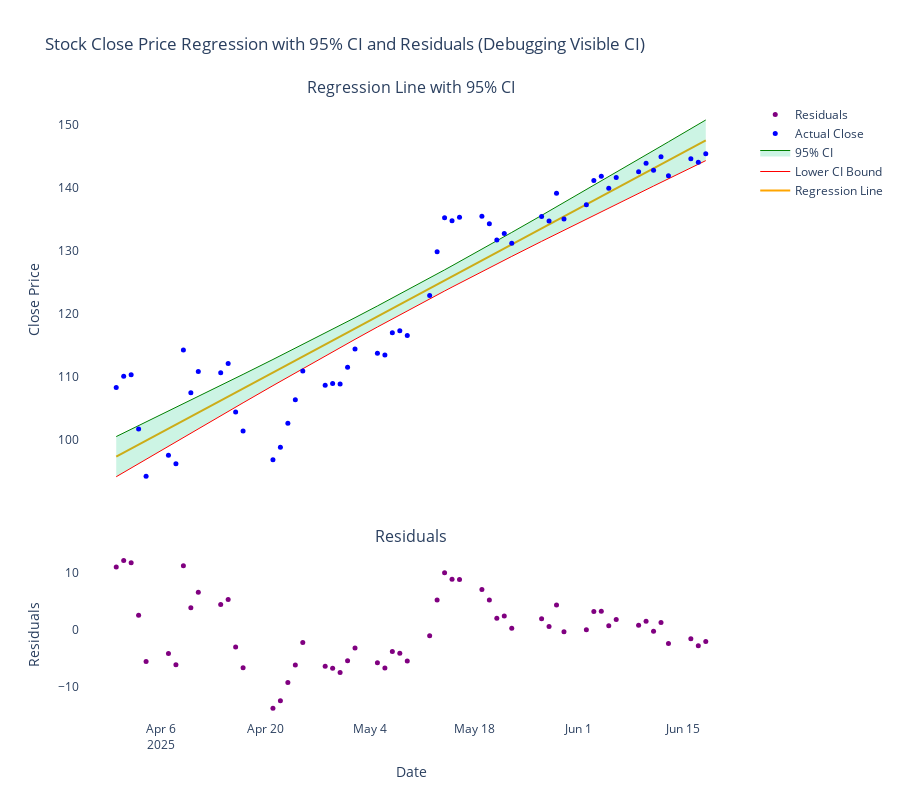

Here is the notebook cell this chart was saved with:
### Code cell
import plotly.graph_objects as go
import plotly.subplots as sp
# Assuming df_filtered, y, y_pred, lower, upper, and residuals are already defined
# Example mock data for demonstration if not already defined:
# import pandas as pd
# import numpy as np
# np.random.seed(42) # for reproducibility
# dates = pd.to_datetime(pd.date_range('2023-01-01', periods=100, freq='D'))
# x_vals = np.arange(100)
# y_pred = 50 + 0.5 * x_vals + 10 * np.sin(x_vals / 10) # Your regression line data
# std_error = 5 # Example standard error for CI calculation
# z_score = 1.96 # For 95% confidence interval
# lower = y_pred - z_score * std_error
# upper = y_pred + z_score * std_error
# y = y_pred + np.random.randn(100) * 5 # Simulate actual data with some noise
# residuals = y - y_pred
# df_filtered = pd.DataFrame({'date': dates}) # Ensure df_filtered has 'date' column


fig = sp.make_subplots(
    rows=2, cols=1, shared_xaxes=True,
    row_heights=[0.7, 0.3],
    vertical_spacing=0.08,
    subplot_titles=("Regression Line with 95% CI", "Residuals")
)

# --- Main Plot (Row 1, Col 1) ---

# 1. Add the Regression Line.
fig.add_trace(go.Scatter(
    x=df_filtered['date'], y=y_pred, mode='lines',
    name='Regression Line', line=dict(color='orange')
), row=1, col=1)

# --- 95% CI Band (Now Visible for Debugging!) ---

# 2. Add lower bound (NOW VISIBLE).
fig.add_trace(go.Scatter(
    x=df_filtered['date'],
    y=lower,
    mode='lines',
    line=dict(color='red', width=1), # Changed to red for visibility
    name='Lower CI Bound', # Give it a name for legend
    showlegend=True, # Show in legend
    hoverinfo="all" # Show hover info
), row=1, col=1)

# 3. Add upper bound (NOW VISIBLE, with fill).
fig.add_trace(go.Scatter(
    x=df_filtered['date'],
    y=upper,
    mode='lines',
    line=dict(color='green', width=1), # Changed to green for visibility
    fill='tonexty', # This should still try to fill
    fillcolor='rgba(0,200,120,0.20)',  # Green shade, adjust opacity as desired
    name='95% CI', # This name will appear in the legend for the filled area
    hoverinfo="all", # Show hover info for this line
    showlegend=True # Show legend entry for the filled area (both line and fill)
), row=1, col=1)

# 4. Add Actual Close points.
fig.add_trace(go.Scatter(
    x=df_filtered['date'], y=y, mode='markers',
    name='Actual Close', marker=dict(size=5, color='blue')
), row=1, col=1)


# --- Residuals Plot (Row 2, Col 1) ---
fig.add_trace(go.Scatter(
    x=df_filtered['date'], y=residuals,
    mode='markers', name='Residuals',
    marker=dict(color='purple', size=5)
), row=2, col=1)

# --- Layout and Axis Updates ---
fig.update_yaxes(title_text="Close Price", row=1, col=1)
fig.update_yaxes(title_text="Residuals", row=2, col=1)
fig.update_xaxes(title_text="Date", row=2, col=1)

fig.update_layout(
    title="Stock Close Price Regression with 95% CI and Residuals (Debugging Visible CI)",
    height=800,
    plot_bgcolor='white',
    paper_bgcolor='white',
)

fig.show()
